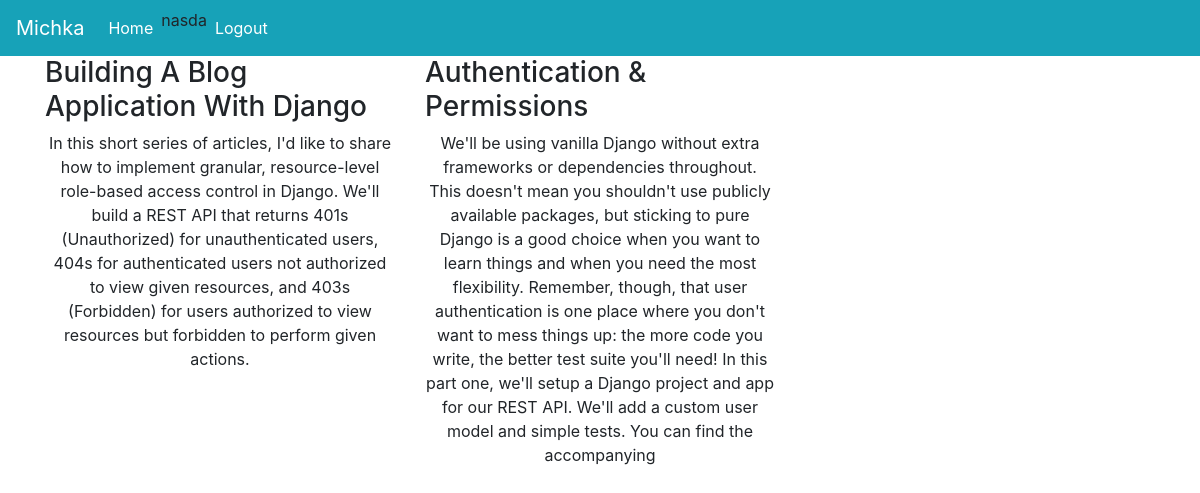
/ (signed in), run on the app's committed database.
### account/models.py (models this page shows, shortened)
class CustomUser(AbstractBaseUser):
    email = models.EmailField(verbose_name='email', max_length=100, unique=True)
    username = models.CharField(max_length=50, unique=True)
    full_name = models.CharField(max_length=100)
    date_joined = models.DateTimeField(verbose_name='date joined', auto_now_add=True)
    last_login = models.DateTimeField(verbose_name='last login', auto_now=True)
    is_admin = models.BooleanField(default=False)
    is_staff = models.BooleanField(default=False)
    is_superuser = models.BooleanField(default=False)
    is_active = models.BooleanField(default=True)
    USERNAME_FIELD = 'email'
    REQUIRED_FIELDS = ['username']
    objects = AccountManager()

### base/models.py (models this page shows, shortened)
class ArticleModel(models.Model):
    title = models.CharField(max_length=200)
    body = models.TextField()
    published_date = models.DateTimeField(auto_now_add=True)

### base/views.py (the view)
# urls.py: path('', views.index, name="home"),
def index(request):
    blog = ArticleModel.objects.all()
    context = {
        'title':'Article',
        'blog':blog
    }
    return render(request, 'article/article.html', context)

### templates/article/article.html
{% extends 'base/base.html' %}
{% block content %}
<div class="container">
    <div class="row">
        {% for blog in blog %}
        <div class="col-md-4">
            <h3> {{ blog.title }} </h3>
            <p class="text-center">
                {{ blog.body }}
            </p>
        </div>
        {% endfor %}
    </div>
</div>
{% endblock %}

### templates/base/navbar.html (shortened to what this page needs)
<nav class="navbar navbar-expand-lg navbar-dark bg-info">
    <a class="navbar-brand" href="{% url 'home' %}">Michka</a>
    <div class="collapse navbar-collapse" id="navbarNav">
      <ul class="navbar-nav">
        <li class="nav-item active">
          <a class="nav-link" href="{% url 'home' %}">Home</a>
        </li>
        {% if request.user.is_authenticated %}
           <span> {{ request.user.username }} </span>
            <li class="nav-item active">
                <a href="{% url 'logout' %}" class="nav-link">Logout</a>
              </li>
        {% endif %}
      </ul>
    </div>
  </nav>

### data on the page
CustomUser: user.username "nasda"
ArticleModel: title "Building A Blog Application With Django", body "In this short series of articles, I'd like to share how to implement granular, resource-level role-based access control in Django. We'll build a REST API that returns 401s (Unauthorized) for unauthenticated users, 404s for authenticated users not authorized to view given resources, and 403s (Forbidden) for users authorized to view resources but forbidden to perform given actions."
ArticleModel: title "Authentication & Permissions", body "We'll be using vanilla Django without extra frameworks or dependencies throughout. This doesn't mean you shouldn't use publicly available packages, but sticking to pure Django is a good choice when you want to learn things and when you need the most flexibility. Remember, though, that user authentication is one place where you don't want to mess things up: the more code you write, the better test suite you'll need! In this part one, we'll setup a Django project and app for our REST API. We'll add a custom user model and simple tests. You can find the accompanying"
